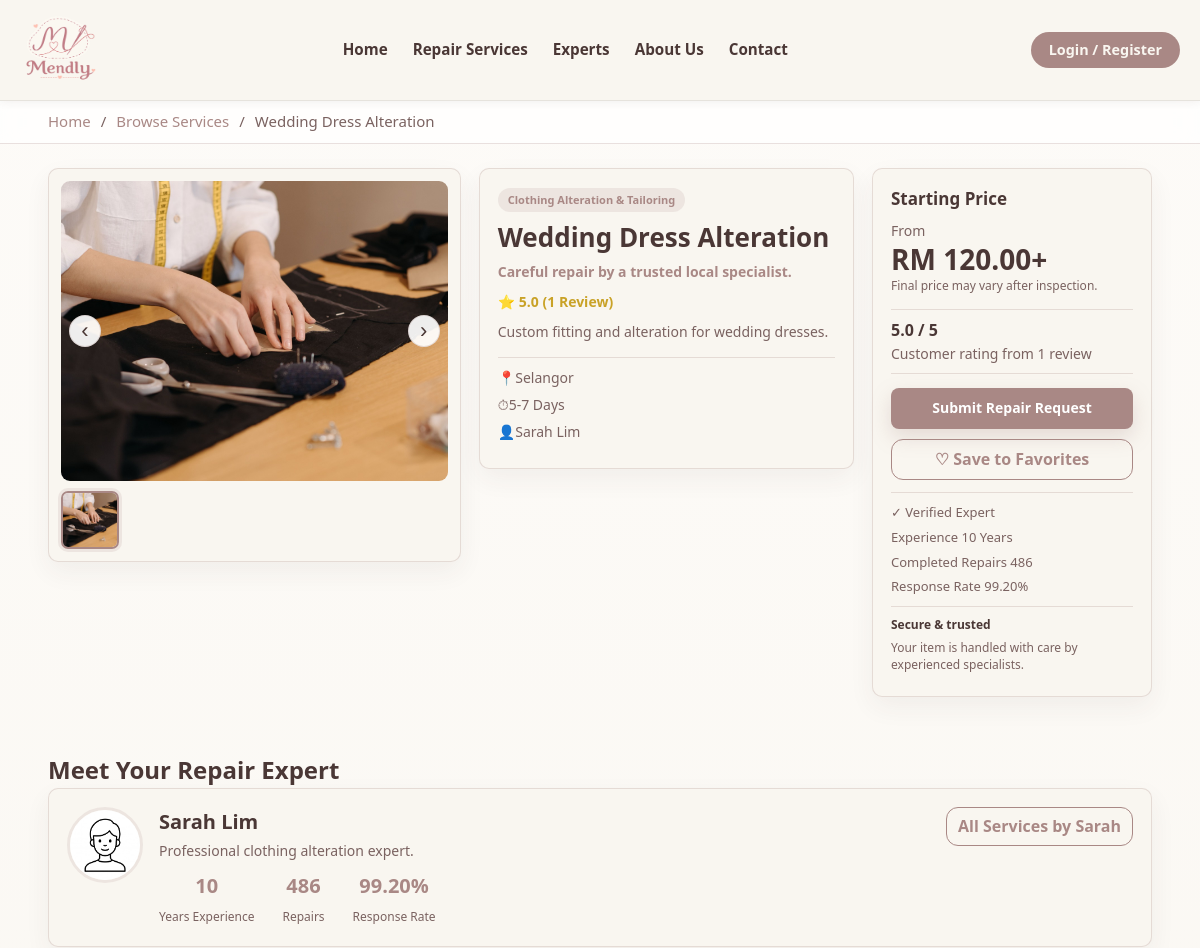
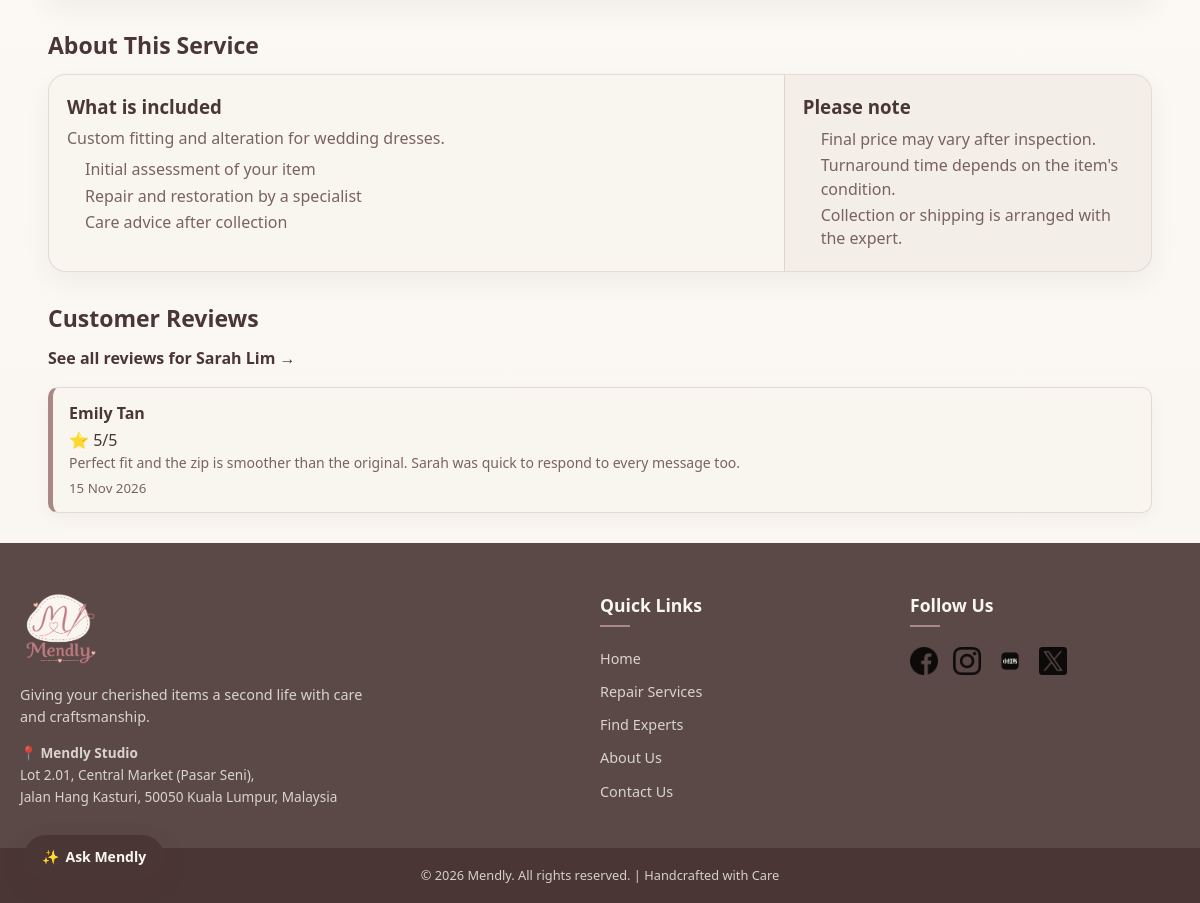
The page /pages/service-details.php?id=2 on the database its author committed (2 pictures, top to bottom).
### tables this page shows
CREATE TABLE services (
    service_id         INT AUTO_INCREMENT PRIMARY KEY,
    expert_id          INT NOT NULL,
    category_id        INT NOT NULL,
    title              VARCHAR(150) NOT NULL,
    description        TEXT,
    starting_price     DECIMAL(10,2),
    estimated_duration VARCHAR(50),
    status             ENUM('active', 'inactive') DEFAULT 'active',
    created_at         TIMESTAMP DEFAULT CURRENT_TIMESTAMP,

    FOREIGN KEY (expert_id)   REFERENCES experts(expert_id) ON DELETE CASCADE,
    FOREIGN KEY (category_id) REFERENCES categories(category_id)
);

CREATE TABLE service_images (
    image_id      INT AUTO_INCREMENT PRIMARY KEY,
    service_id    INT NOT NULL,
    image_path    VARCHAR(255) NOT NULL,
    caption       VARCHAR(255),
    display_order INT DEFAULT 1,

    FOREIGN KEY (service_id) REFERENCES services(service_id) ON DELETE CASCADE
);

CREATE TABLE categories (
    category_id    INT AUTO_INCREMENT PRIMARY KEY,
    category_name  VARCHAR(100) NOT NULL,
    category_group ENUM('textiles', 'toys', 'leather') NOT NULL,
    image_path     VARCHAR(255)
);

CREATE TABLE experts (
    expert_id              INT AUTO_INCREMENT PRIMARY KEY,
    full_name               VARCHAR(100) NOT NULL,
    email                    VARCHAR(100) NOT NULL UNIQUE,
    phone                    VARCHAR(20)  NOT NULL,
    location                 VARCHAR(150) NOT NULL,
    password                 VARCHAR(255) NOT NULL,
    business_name            VARCHAR(150) NOT NULL,
    experience                VARCHAR(20)  NOT NULL,
    description              TEXT,

     
     
     
     
     
     
     
    first_login_done         BOOLEAN DEFAULT TRUE,

    photo_path                MEDIUMBLOB,
    photo_path_mime           VARCHAR(20),

     
    avatar                    MEDIUMBLOB,
    avatar_mime               VARCHAR(20),
    bio                       TEXT,
    years_experience          INT DEFAULT 0,
    completed_repairs         INT DEFAULT 0,
    response_rate             DECIMAL(5,2) DEFAULT 0,
    average_response_time     VARCHAR(50),
    verified                  BOOLEAN DEFAULT FALSE,

    created_at                TIMESTAMP DEFAULT CURRENT_TIMESTAMP
);

CREATE TABLE reviews (
    review_id   INT AUTO_INCREMENT PRIMARY KEY,
    request_id  INT NOT NULL UNIQUE,
    rating      INT NOT NULL,
    comment     TEXT,
    review_date TIMESTAMP DEFAULT CURRENT_TIMESTAMP,

    FOREIGN KEY (request_id) REFERENCES repair_requests(request_id) ON DELETE CASCADE
);

CREATE TABLE customers (
    customer_id INT AUTO_INCREMENT PRIMARY KEY,
    full_name   VARCHAR(100) NOT NULL,
    email       VARCHAR(100) NOT NULL UNIQUE,
    phone       VARCHAR(20)  NOT NULL,
    location    VARCHAR(150) NOT NULL,
    password    VARCHAR(255) NOT NULL,
    avatar      MEDIUMBLOB,
    avatar_mime VARCHAR(20),
    created_at  TIMESTAMP DEFAULT CURRENT_TIMESTAMP
);

### includes/helpers.php (called while the page is built, shortened)
<?php
function e($value): string
{
    return htmlspecialchars((string) ($value ?? ''), ENT_QUOTES, 'UTF-8');
}
function imageDataUri(?string $data, ?string $mime, ?string $fallback = null): ?string
{
    if ($data === null || $data === '' || $mime === null || $mime === '') {
        return $fallback;
    }
    return 'data:' . $mime . ';base64,' . base64_encode($data);
}
function currentRole(): string
{
    return isset($_SESSION['user_id']) ? ($_SESSION['role'] ?? 'guest') : 'guest';
}

### pages/service-details.php (the view, shortened to what this page needs)
<?php
require_once __DIR__ . '/../includes/helpers.php';
    require_once __DIR__ . '/../includes/db.php';
    $serviceID = (int) $_GET['id'];
    $isFavorite = false;
    $sql = "
SELECT s.*,
    u.full_name,
    u.avatar,
    u.avatar_mime,
    u.location,
    u.bio,
    u.years_experience,
    u.completed_repairs,
    u.response_rate,
    u.average_response_time,
    u.verified,
    c.category_name,
    c.image_path AS category_image,
    review_summary.average_rating,
    COALESCE(review_summary.total_reviews, 0) AS total_reviews
FROM services s
INNER JOIN experts u
ON s.expert_id = u.expert_id
INNER JOIN categories c
ON s.category_id = c.category_id
LEFT JOIN (
    SELECT
        rq.service_id,
        ROUND(AVG(r.rating), 1) AS average_rating,
        COUNT(r.review_id) AS total_reviews
    FROM repair_requests rq
    INNER JOIN reviews r
    ON r.request_id = rq.request_id
    GROUP BY rq.service_id
) review_summary
ON review_summary.service_id = s.service_id
WHERE s.service_id = ? AND s.status = 'active'
";
    $stmt = mysqli_prepare($conn, $sql);
    mysqli_stmt_bind_param($stmt, "i", $serviceID);
    mysqli_stmt_execute($stmt);
    $result = mysqli_stmt_get_result($stmt);
    $service = mysqli_fetch_assoc($result);
    $imageSQL = "
SELECT *
FROM service_images
WHERE service_id = ?
ORDER BY display_order
";
    $stmtImage = mysqli_prepare($conn, $imageSQL);
    mysqli_stmt_bind_param($stmtImage, "i", $serviceID);
    mysqli_stmt_execute($stmtImage);
    $images = mysqli_stmt_get_result($stmtImage);
    $reviewSQL = "
SELECT r.rating, r.comment, r.review_date, u.full_name, u.avatar
FROM reviews r
INNER JOIN repair_requests rq
ON r.request_id = rq.request_id
INNER JOIN customers u
ON rq.customer_id = u.customer_id
WHERE rq.service_id = ?
ORDER BY r.review_date DESC
";
    $stmtReview = mysqli_prepare($conn, $reviewSQL);
    mysqli_stmt_bind_param($stmtReview, "i", $serviceID);
    mysqli_stmt_execute($stmtReview);
    $reviews = mysqli_stmt_get_result($stmtReview);
    $imageList     = mysqli_fetch_all($images, MYSQLI_ASSOC);
    $expertAvatar = imageDataUri($service['avatar'], $service['avatar_mime'], 'assets/images/default-expert.jpg');
    $viewerRole   = currentRole();
    $averageRating = (float) ($service['average_rating'] ?? 0);
?>
<!DOCTYPE html>
<html lang="en">
<head>
    <link rel="stylesheet" href="assets/css/global.css">
    <link rel="stylesheet" href="assets/css/service-details.css">
</head>
<body>
<?php include __DIR__ . '/../includes/header.php'; ?>
<main class="service-details-page">
    <section class="breadcrumb">
        <div class="container">
            <a href="index.php">Home</a>
            /
            <a href="pages/browse-services.php">Browse Services</a>
            /
            <span><?php echo htmlspecialchars($service['title']); ?></span>
        </div>
    </section>
    <section class="service-overview">
        <div class="container">
            <div class="overview-grid">
                <div class="gallery">
                    <?php if (! empty($imageList)): ?>
                    <div class="gallery-stage">
                        <img class="main-image" src="<?php echo htmlspecialchars($imageList[0]['image_path']); ?>"
                            alt="<?php echo htmlspecialchars($imageList[0]['caption'] ?? 'Service Image'); ?>">
                        <button class="gallery-control previous" type="button" aria-label="Previous image">&#8249;</button>
                        <button class="gallery-control next" type="button" aria-label="Next image">&#8250;</button>
                    </div>
                    <div class="thumbnail-list">
                        <?php foreach ($imageList as $image): ?>
                            <img class="thumbnail" src="<?php echo htmlspecialchars($image['image_path']); ?>" alt="<?php echo htmlspecialchars($image['caption'] ?? 'Thumbnail'); ?>">
                        <?php endforeach; ?>
                    </div>
                    <?php endif; ?>
                </div>
                <div class="service-info">
                    <span class="category"><?php echo htmlspecialchars($service['category_name']); ?></span>
                    <h1><?php echo htmlspecialchars($service['title']); ?></h1>
                    <p class="service-tagline">Careful repair by a trusted local specialist.</p>
                    <div class="rating">
                        ⭐
                        <?php echo number_format($service['average_rating'] ?? 0, 1); ?>
                        (<?php echo (int) $service['total_reviews']; ?> <?php echo (int) $service['total_reviews'] === 1 ? 'Review' : 'Reviews'; ?>)
                    </div>
                    <p><?php echo nl2br(htmlspecialchars($service['description'])); ?></p>
                    <div class="info-list">
                        <p>📍<?php echo htmlspecialchars($service['location']); ?></p>
                        <p>⏱<?php echo htmlspecialchars($service['estimated_duration']); ?></p>
                        <p>👤<?php echo htmlspecialchars($service['full_name']); ?></p>
                    </div>
                </div>
                <div class="price-card">
                    <h2>Starting Price</h2>
                    <div class="price">
                        <small>From</small>
                        <strong>RM <?php echo number_format($service['starting_price'], 2); ?>+</strong>
                        <span>Final price may vary after inspection.</span>
                    </div>
                    <div class="price-rating">
                        <strong><?php echo number_format($averageRating, 1); ?> / 5</strong>
                        <span>Customer rating from <?php echo (int) $service['total_reviews']; ?> <?php echo (int) $service['total_reviews'] === 1 ? 'review' : 'reviews'; ?></span>
                    </div>
                    <?php if ($viewerRole === 'expert'): ?>
                        <p class="expert-note">You're signed in as an expert. Log in with a customer account to request this repair.</p>
                    <?php else: ?>
                    <a href="pages/submit-request.php?service=<?php echo $serviceID; ?>" class="request-btn">Submit Repair Request</a>
                    <button
                        class="favorite-btn <?php echo $isFavorite ? 'active' : ''; ?>"
                        type="button"
                        data-service-id="<?php echo $serviceID; ?>"
                        aria-label="<?php echo $isFavorite ? 'Remove from favorites' : 'Save to favorites'; ?>"
                        aria-pressed="<?php echo $isFavorite ? 'true' : 'false'; ?>"
                    >
                        <?php echo $isFavorite ? '&#9829; Saved to Favorites' : '&#9825; Save to Favorites'; ?>
                    </button>
                    <?php endif; ?>
                    <div class="expert-summary">
                        <?php
                            if ($service['verified']) {
                            ?>
                            <p>✓ Verified Expert</p>
                        <?php
                            }
                        ?>
                        <p>Experience <?php echo $service['years_experience']; ?> Years</p>
                        <p>Completed Repairs <?php echo $service['completed_repairs']; ?></p>
                        <p>Response Rate <?php echo $service['response_rate']; ?>%</p>
                        <div class="trust-box">
                            <p><strong>Secure &amp; trusted</strong></p>
                            <p>Your item is handled with care by experienced specialists.</p>
                        </div>
                    </div>
                </div>
            </div>
        </div>
    </section>
    <section class="expert-section">
        <div class="container">
            <h2>Meet Your Repair Expert</h2>
            <div class="expert-card">
                <div class="expert-avatar">
                    <img src="<?php echo e($expertAvatar); ?>" alt="<?php echo e($service['full_name']); ?>">
                </div>
                <div class="expert-details">
                    <h3><?php echo htmlspecialchars($service['full_name']); ?></h3>
                    <p><?php echo nl2br(e($service['bio'])); ?></p>
                    <div class="expert-stats">
                        <div>
                            <strong><?php echo $service['years_experience']; ?></strong>
                            <span>Years Experience</span>
                        </div>
                        <div>
                            <strong><?php echo $service['completed_repairs']; ?></strong>
                            <span>Repairs</span>
                        </div>
                        <div>
                            <strong><?php echo $service['response_rate']; ?>%</strong>
                            <span>Response Rate</span>
                        </div>
                    </div>
                </div>
                <a class="profile-btn" href="pages/browse-services.php?expert=<?php echo (int) $service['expert_id']; ?>">All Services by <?php echo e(strtok($service['full_name'], ' ')); ?></a>
            </div>
        </div>
    </section>
    <section class="about-section">
        <div class="container">
            <h2>About This Service</h2>
            <div class="about-card">
                <div class="about-copy">
                    <h3>What is included</h3>
                    <p><?php echo nl2br(htmlspecialchars($service['description'])); ?></p>
                    <ul>
                        <li>Initial assessment of your item</li>
                        <li>Repair and restoration by a specialist</li>
                        <li>Care advice after collection</li>
                    </ul>
                </div>
                <aside class="service-note">
                    <h3>Please note</h3>
                    <ul>
                        <li>Final price may vary after inspection.</li>
                        <li>Turnaround time depends on the item's condition.</li>
                        <li>Collection or shipping is arranged with the expert.</li>
                    </ul>
                </aside>
            </div>
        </div>
    </section>
    <section class="review-section">
        <div class="container">
            <h2>Customer Reviews</h2>
            <p class="all-reviews-link">
                <a href="pages/expert-review.php?expert_id=<?php echo (int) $service['expert_id']; ?>">See all reviews for <?php echo e($service['full_name']); ?> &rarr;</a>
            </p>
            <?php
                if (mysqli_num_rows($reviews) == 0) {
                ?>
                <p>No reviews yet.</p>
                <?php
                    } else {
                        while ($review = mysqli_fetch_assoc($reviews)) {
                        ?>
                    <div class="review-card">
                        <h4><?php echo htmlspecialchars($review['full_name']); ?></h4>
                        <div>
                            ⭐
                            <?php echo $review['rating']; ?>/5
                        </div>
                        <p><?php echo nl2br(htmlspecialchars($review['comment'])); ?></p>
                        <small><?php echo date("d M Y", strtotime($review['review_date'])); ?></small>
                    </div>
                <?php
                    }
                    }
                ?>
        </div>
    </section>
</main>
<?php include __DIR__ . '/../includes/footer.php'; ?>
</body>
</html>

### assets/css/global.css (style rules this page uses)
:root { --color-light: rgba(249, 246, 240, 1); --color-medium: rgba(169, 136, 133, 1); --color-dark: rgba(74, 55, 53, 1); --color-subtle-dark: rgba(122, 98, 96, 1); --color-dark-80: rgba(74, 55, 53, 0.9); --color-dark-90: rgba(74, 55, 53, 0.98); --color-light-80: rgba(249, 246, 240, 0.8); --font-main: "Segoe UI", Tahoma, Geneva, Verdana, sans-serif; --transition-fast: all 0.3s ease; }
* { margin: 0; padding: 0; box-sizing: border-box; }
body { font-family: var(--font-main); color: var(--color-dark); line-height: 1.6; overflow-x: hidden; }
a { text-decoration: none; color: inherit; }
ul { list-style: none; }

### rows shown on the page
services: title "Wedding Dress Alteration", category.category_name "Clothing Alteration & Tailoring", description "Custom fitting and alteration for wedding dresses.", expert.location "Selangor", estimated_duration "5-7 Days", expert.full_name "Sarah Lim", starting_price "120.00", expert.years_experience "10", expert.completed_repairs "486", expert.response_rate "99.20", expert.bio "Professional clothing alteration expert.", expert.full_name "Sarah"
service_images: image_path (picture)
reviews: customers.full_name "Emily Tan", rating "5", comment "Perfect fit and the zip is smoother than the original. Sarah was quick to respond to every message too.", review_date "15 Nov 2026"

### other values the page prints
$label "Repair Services"
$label "Experts"
$service['average_rating'] "5.0"
$service['total_reviews'] "1"
$averageRating "5.0"
